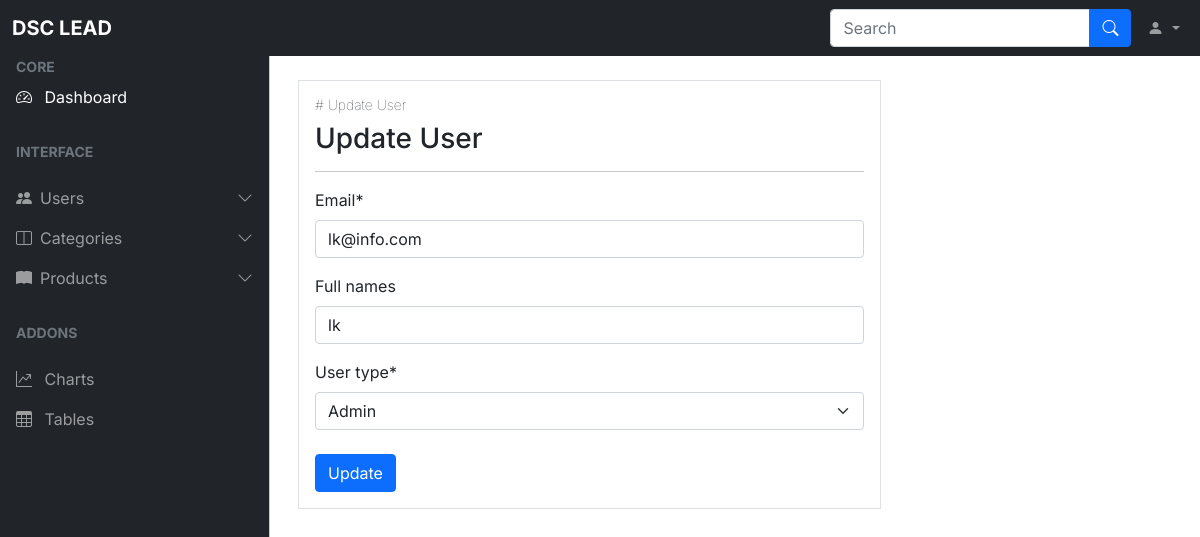
The app's page /lead/user_update/10 (signed in) with its own data.
### accounts/models.py (models this page shows, shortened)
class CustomUser(AbstractUser):
    role = [
        ('admin', 'Admin'),
        ('member', 'Member'),
    ]
    username = None
    email = models.EmailField(unique=True)
    full_names = models.CharField(max_length=100, blank=True)
    user_type = models.CharField(max_length=20, choices=role, default='Member')
    date_joined = models.DateField(auto_now_add=True)
    USERNAME_FIELD = 'email'
    REQUIRED_FIELDS = ['full_names', ]
    objects = CustomUserManager()

### lead/views.py (the view)
# urls.py: path('user_update/<pk>', views.user_update, name='user_update'),
@login_required()
def user_update(request, pk):
    user = get_object_or_404(CustomUser, pk=pk)
    if request.method == 'POST':
        form = UpdateUserForm(request.POST, instance=user)
        if form.is_valid():
            form.save()
            return redirect('users')
    else:
        form = UpdateUserForm(instance=user)
    return render(request, 'users/user_update.html', {'form': form})

### lead/forms.py
class UpdateUserForm(forms.ModelForm):
    class Meta:
        model = CustomUser
        fields = ('email', 'full_names', 'user_type', )

### lead/templates/users/user_update.html (shortened to what this page needs)
{% extends '../dashboard.html' %}
{% load crispy_forms_filters %}
{% load crispy_forms_tags %}
{% block content %}
<div id="content" class="can_have_sidenav">
    <div class="p-3">
        <div class="col col-lg-8 p-3 border roundend">
            <h5 class="small fw-lighter"># Update User</h5>
            <form method="POST">
                <h3>Update User</h3>
                <hr>
                <div class="form-group mb-4">
                    {{ form|crispy }}
                </div>
                <button type="submit" class="btn btn-primary">Update</button>
            </form>
        </div>
    </div>
</div>
{% endblock %}

### records on screen
CustomUser: email "lk@info.com", full_names "lk", user_type "Admin"
